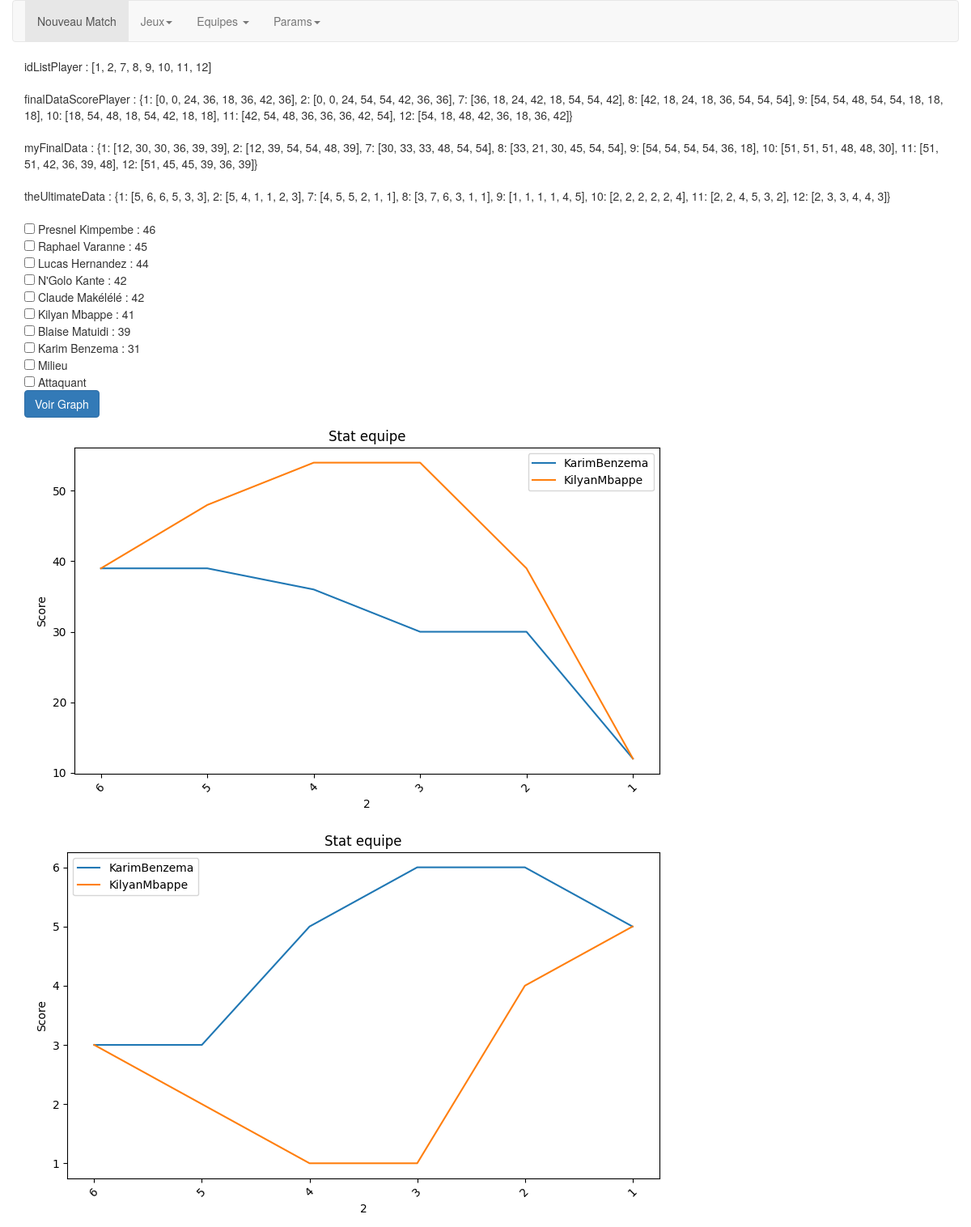
The app's page /StatGliss/ (signed in) with its own data.
### Equipes/models.py (models this page shows)
class Player(models.Model):
    lastName = models.CharField(max_length=256)
    firstName = models.CharField(max_length=256)
    heigth = models.IntegerField()
    weight = models.IntegerField()
    VMA = models.IntegerField()
    placeOnField = models.CharField(max_length=256)
    globalScore = models.IntegerField()
    team = models.ForeignKey(Team, on_delete=models.CASCADE)
    birth = models.DateField()

### foot3/views.py (the view, shortened to what this page needs)
# urls.py: url(r'StatGliss/$',views.StatGliss),
def  StatGliss(request):
    joueur = Player.objects.get(id=1)
    idUser = request.user.id
    currentTeamId = CoachParams.objects.get(user=idUser).currentTeam.id
    groups = Group.objects.filter(player=joueur)[0:CoachParams.objects.get(currentTeam=currentTeamId).nbMatch]
    listRankingPlayer = [group.ranking for group in groups]
    idListPlayer = [ player.id for player in Player.objects.filter(team=currentTeamId)]
    idGroupList = sorted(Counter([ x.id for x in Group.objects.filter(player__in=idListPlayer)]))[::-1]
    idGameList = list(Counter([ x.game.id for x in Group.objects.filter(id__in=idGroupList)]).keys())[::-1][0:CoachParams.objects.get(currentTeam=currentTeamId).nbMatch]
    nbGroupList = [Game.objects.get(id=x).numberGroups for x in idGameList]
    L=[]
    count = 0
    for nb in nbGroupList:
        L.append(idGroupList[count:count+nb])
        count+=nb
    V=[]
    for listGroup in L:
        H=[]
        for group in listGroup:
            H.append([x.id for x in Player.objects.filter(groups=group)])
        V.append(H)
    U=[]
    for x in V:
        W=[]
        for y in x:
            W.extend(y)
        U.append(W)
    RankingGroups = []
    for listGroup in L:
        K=[Group.objects.get(id=group).ranking for group in listGroup]
        RankingGroups.append(K)
    dataScorePlayer = {}
    for IdPlayerTeam in idListPlayer:
        ListScorePlayerAbscence = []
        for index,ListIdPlayer in enumerate(U):
            if IdPlayerTeam in ListIdPlayer:
                pass
            else:
                ListScorePlayerAbscence.append(index)
        ListScorePlayer = []
        for listIdPlayerDouble,listRank in zip(V,RankingGroups):
            for index,listIdPlayer in enumerate(listIdPlayerDouble):
                if IdPlayerTeam in listIdPlayer:
                    ListScorePlayer.append(listRank[index])
        for indexAbscence in ListScorePlayerAbscence:
            ListScorePlayer.insert(indexAbscence,0)
        dataScorePlayer[IdPlayerTeam] = ListScorePlayer
    finalDataScorePlayer = {}
    for cle,valeur in dataScorePlayer.items():
        finalDataScorePlayer[cle] = [FromRankingToScore(u) for u in valeur]
    myFinalData = {}
    for cle,valeur in finalDataScorePlayer.items():
        myFinalData[cle] = createStatGliss(valeur,CoachParams.objects.get(currentTeam=currentTeamId).fenetre,CoachParams.objects.get(currentTeam=currentTeamId).tolerance,CoachParams.objects.get(currentTeam=currentTeamId).nbMatch)
    theUltimateData = {}
    for cle,valeur in myFinalData.items():
        I = []
        count = 0
        for x in valeur:
            Y = list(Counter(sorted([score[count] for id,score in myFinalData.items()])))
            I.append(len(Y) - Y.index(valeur[count]))
            count += 1
        theUltimateData[cle] = I
    graph = get_plot([str(x) for x in range(1,len(myFinalData[12])+1)[::-1]],myFinalData[12][::-1])
    graph2 = get_plot([str(x) for x in range(1,len(theUltimateData[12])+1)],sorted([str(x) for x in theUltimateData[2]])[::-1])
    graphEquipe = get_multiple_plot([1,2],myFinalData)
    graphEquipeRank = get_multiple_plot([1,2],theUltimateData)
    for idPlayer,listScore in myFinalData.items():
        ply = Player.objects.get(id=idPlayer)
        ply.globalScore = mean(listScore)
        ply.save()
    listScore = []
    listFirstName_LastName = []
    data = {}
    searchCara = ''
    dataCara = {}
    Players = Player.objects.filter(team=currentTeamId)
    for player in Players:
        data[player] = int(player.globalScore)
    dataSorted = sorted(data.items(), key=lambda t: t[1],reverse=True)
    return render(request,'StatGliss.html',{'dataSorted':dataSorted,'graphEquipeRank':graphEquipeRank,'listObjPlayer': [ Player.objects.get(id=x) for x in idListPlayer],'graphEquipe':graphEquipe,'graph2':graph2,'theUltimateData':theUltimateData,'graph':graph,'myFinalData':myFinalData,'finalDataScorePlayer':finalDataScorePlayer,'dataScorePlayer':dataScorePlayer,'ListScorePlayerAbscence':ListScorePlayerAbscence,'RankingGroups':RankingGroups,'temp':list(zip(V,RankingGroups)),'ListScorePlayer1':ListScorePlayer,'U':U,'V':V,'L':L,'nbGroupList':nbGroupList,'idGroupList':idGroupList,'idGameList':idGameList,'idListPlayer':idListPlayer,'listRankingPlayer':listRankingPlayer})

### foot3/views.py (called while the page is built)
def FromRankingToScore(ranking : int)->int:
    if(ranking == 0):
        return 0
    if(ranking == 1000):
        return 54
    if(ranking == 2000):
        return 42
    if(ranking == 3000):
        return 36
    if(ranking == 4000):
        return 18
    if(ranking == 1100):
        return 48
    if(ranking == 1110):
        return 42
    if(ranking == 1111):
        return 36
    if(ranking == 2200):
        return 36
    if(ranking == 2220):
        return 30
    if(ranking == 3300):
        return 24
    if(ranking == 100):
        return 54
    if(ranking == 200):
        return 36
    if(ranking == 300):
        return 18
    if(ranking == 111):
        return 36
    if(ranking == 110):
        return 45
    if(ranking == 220):
        return 27
    if(ranking == 10):
        return 54
    if(ranking == 20):
        return 18
    if(ranking == 11):
        return 36

def get_graph():
    buffer = BytesIO()
    plt.savefig(buffer,format='png')
    buffer.seek(0)
    image_png = buffer.getvalue()
    graph = base64.b64encode(image_png)
    graph = graph.decode('utf-8')
    buffer.close()
    return graph

def get_plot(x,y):
    plt.switch_backend('AGG')
    plt.figure(figsize=(8,5))
    plt.title('Score global des joueurs')
    plt.plot(x,y)
    plt.xticks(rotation=45)
    plt.xlabel('Date')
    plt.ylabel('Score')
    plt.tight_layout()
    graph=get_graph()
    return graph

def get_multiple_plot(List,theUltimateData):
    plt.switch_backend('AGG')
    plt.figure(figsize=(8,5))
    plt.title('Stat equipe')
    Date = [str(x) for x in range(1,len(theUltimateData[List[0]])+1)][::-1]
    count = 0
    for idPlayer in List:
        try :
            Score = theUltimateData[idPlayer][::-1]
            plt.plot(Date,Score,label=Player.objects.get(id=idPlayer).firstName + Player.objects.get(id=idPlayer).lastName )
        except :
            pass
        count += 1
    plt.legend()
    plt.xticks(rotation=45)
    plt.xlabel(idPlayer)
    plt.ylabel('Score')
    plt.tight_layout()
    graph=get_graph()
    return graph

def createStatGliss(listScore : list,f,t,n)->list:
    listRankingPlayerFenetre = []
    i=0
    for k in range(len(listScore)):
        if len(listScore[i:]) < f:
            break
        listRankingPlayerFenetre.append(mean(sorted(listScore[i:i+f])[t:]))
        i += 1
    return listRankingPlayerFenetre

### templates/StatGliss.html (shortened to what this page needs)
<!DOCTYPE html>
<html lang="en">
    <head>
        <link href="//netdna.bootstrapcdn.com/bootstrap/3.0.0/css/bootstrap.min.css" rel="stylesheet" id="bootstrap-css">
    </head>
    <body>
        <div class="container">
            <div class="row">
                <nav class="navbar navbar-default" role="navigation">
            <div class="collapse navbar-collapse" id="bs-example-navbar-collapse-1">
              <ul class="nav navbar-nav">
                <li class="active"><a href="/NouveauMatch/">Nouveau Match</a></li>
                <li class="dropdown">
                    <a href="#" class="dropdown-toggle" data-toggle="dropdown">Jeux<b class="caret"></b></a>
                <li class="dropdown">
                  <a href="#" class="dropdown-toggle" data-toggle="dropdown">Equipes <b class="caret"></b></a>
                </li>
                <li class="dropdown">
                    <a href="#" class="dropdown-toggle" data-toggle="dropdown">Params<b class="caret"></b></a>
                  </li>
              </ul>
            </div>
        </nav>
            </div>
</body>
</html>
idListPlayer : {{idListPlayer}} <br><br>
finalDataScorePlayer : {{finalDataScorePlayer}}<br><br>
myFinalData : {{myFinalData}}<br><br>
theUltimateData : {{theUltimateData}}<br><br>
  <div>
    <form method="POST">
      {% for player,score in dataSorted %}
        <input type="checkbox" name="{{player.id}}" > {{player.firstName}} {{player.lastName}} : {{score}}<br>
     {% endfor %}
      <input type="checkbox" name="Milieu"> Milieu<br>
      <input type="checkbox" name="Attaquant"> Attaquant<br>
      <input name="voirGraph" type="submit" class="btn btn-primary" value="Voir Graph">
    </form>
  </div>
  <div>
    <img>
    <img><br>
  </div>

### records on screen
Player: firstName "Presnel", lastName "Kimpembe", score "46"
Player: firstName "Raphael", lastName "Varanne", score "45"
Player: firstName "Lucas", lastName "Hernandez", score "44"
Player: firstName "N'Golo", lastName "Kante", globalScore "42"
Player: firstName "Claude", lastName "Makélélé", globalScore "42"
Player: firstName "Kilyan", lastName "Mbappe", score "41"
Player: firstName "Blaise", lastName "Matuidi", score "39"
Player: firstName "Karim", lastName "Benzema", score "31"

### other values on screen
{{ idListPlayer }} "[1, 2, 7, 8, 9, 10, 11, 12]"
{{ theUltimateData }} "{1: [5, 6, 6, 5, 3, 3], 2: [5, 4, 1, 1, 2, 3], 7: [4, 5, 5, 2, 1, 1], 8: [3, 7, 6, 3, 1, 1], 9: [1, 1, 1, 1, 4, 5], 10: [2, 2, 2, 2, 2, 4], 11: [2, 2, 4, 5, 3, 2], 12: [2, 3, 3, 4, 4, 3]}"
